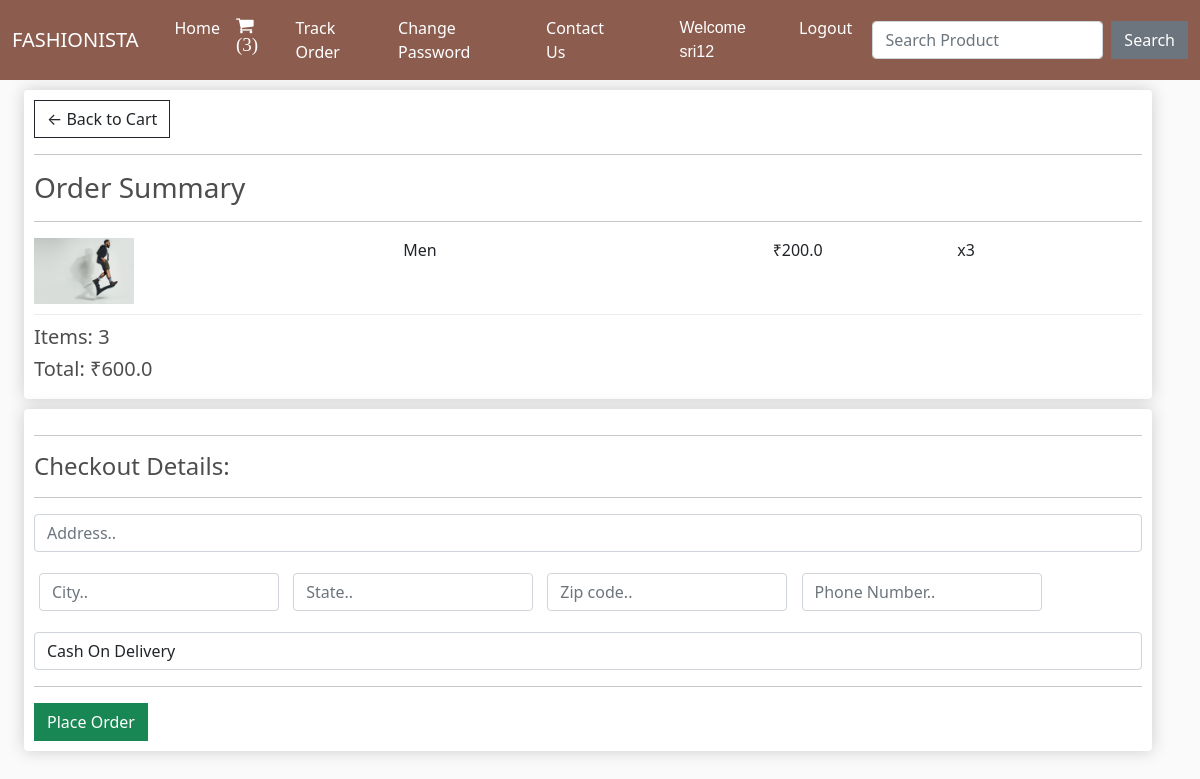
Screenshot of /checkout/ (signed in) with the database file from the repository.
### shop/models.py (models this page shows, shortened)
class OrderItem(models.Model):
    product = models.ForeignKey(Product, on_delete=models.SET_NULL, null=True)
    order = models.ForeignKey(Order, on_delete=models.SET_NULL, null=True)
    quantity = models.IntegerField(default=0)
    date_added = models.DateTimeField(default=now)
    @property
    def get_total(self):
        total = self.product.price * self.quantity
        return total

class Product(models.Model):
    name = models.CharField(max_length=100)
    price = models.FloatField()
    image = models.ImageField(upload_to="", default="")

class Order(models.Model):
    customer = models.ForeignKey(Customer, on_delete=models.SET_NULL, null=True)
    date_ordered = models.DateTimeField(default=now)
    complete = models.BooleanField(default=False)
    @property
    def get_cart_total(self):
        orderitems = self.orderitem_set.all()
        total = sum([item.get_total for item in orderitems])
        return total
    @property
    def get_cart_items(self):
        orderitems = self.orderitem_set.all()
        total = sum([item.quantity for item in orderitems])
        return total

### shop/views.py (the view, shortened to what this page needs)
# urls.py: path("checkout/", views.checkout, name="checkout"),
def checkout(request):
    data = cartData(request)
    items = data['items']
    order = data['order']
    cartItems = data['cartItems']
    total = order.get_cart_total
    return render(request, "checkout.html", {'items':items, 'order':order, 'cartItems':cartItems})

### shop/inherit.py (called while the page is built)
def cartData(request):
    if request.user.is_authenticated:
        customer = request.user.customer
        order, created = Order.objects.get_or_create(customer=customer, complete=False)
        items = order.orderitem_set.all()
        cartItems = order.get_cart_items
    else:
        items = []
        order = {'get_cart_total':0, 'get_cart_items':0}
        cartItems = order['get_cart_items']
    return {'cartItems':cartItems, 'items':items, 'order':order}

### shop/templates/checkout.html (shortened to what this page needs)
{% extends 'base.html' %}
{% load static %}
{% block body %}
<div class="container-fluid row">
    <div class="col-lg-12">
        <div class="box-element">
            <a class="btn btn-outline-dark" href="/cart/">&#x2190; Back to Cart</a>
            <hr>
            <h3>Order Summary</h3>
            <hr>
            {% for item in items %}
            <div class="cart-row">
                <div style="flex:2"><img class="row-image" src="{{item.product.image.url}}"></div>
                <div style="flex:2">
                    <p>{{item.product.name}}</p>
                </div>
                <div style="flex:1">
                    <p>₹{{item.product.price}}</p>
                </div>
                <div style="flex:1">
                    <p>x{{item.quantity}}</p>
                </div>
            </div>
            {% endfor %}
            <h5>Items: {{order.get_cart_items}}</h5>
            <h5>Total: ₹{{order.get_cart_total}}</h5>
        </div>
    </div>
    <div class="col-lg-12">
        <div class="box-element" id="form-wrapper">
            <form method="POST"> {% csrf_token %}
                <div id="shipping-info">
                    <hr>
                    <h4>Checkout Details:</h4>
                    <hr>
                    <div class="">
                        <input class="form-control" type="text" name="address" placeholder="Address.." required>
                    </div>
                    <div class="form-field mt-3">
                        <input class="form-control" type="text" name="city" placeholder="City.." required>
                    </div>
                    <div class="form-field">
                        <input class="form-control" type="text" name="state" placeholder="State.." required>
                    </div>
                    <div class="form-field">
                        <input class="form-control" type="text" name="zipcode" placeholder="Zip code.." required>
                    </div>
                    <div class="form-field">
                        <input class="form-control" type="text" name="phone_number" placeholder="Phone Number.." required>
                    </div>
                    <div class="mt-3">
                        <select name="payment" id="payment" class="form-control mt-3">
                            <option value="Cash On Delivery">Cash On Delivery</option>
                        </select>
                    </div>
                </div>
                <hr>
                <input type="submit" value="Place Order" id="form-button" class="btn btn-success">
            </form>
        </div>
        <br>
    </div>
</div>
{% endblock %}

### shop/templates/base.html (shortened to what this page needs)
<!doctype html>
<html lang="en">
<head>
    <link href="https://cdn.jsdelivr.net/npm/bootstrap@5.0.2/dist/css/bootstrap.min.css" rel="stylesheet"
>
    <link rel="stylesheet" href="https://cdnjs.cloudflare.com/ajax/libs/font-awesome/4.7.0/css/font-awesome.min.css">
</head>
<body>
    <nav class="navbar navbar-expand-lg navbar-dark sticky-top">
        <div class="container-fluid">
            <a class="navbar-brand" href="/">FASHIONISTA</a>
            <div class="collapse navbar-collapse" id="navbarSupportedContent">
                <div class="container w-75">
                <ul class="navbar-nav me-auto mb-2 mb-lg-0">
                    <li class="nav-item">
                        <a class="nav-link active" aria-current="page" href="/">Home</a>
                    </li>
                    {% if request.user.is_authenticated %}
                    <li class="nav-item">
                        <a class="nav-link active" aria-current="page" href="/cart/"><span class=" fa fa-shopping-cart"
                                style="font-size: 19px;"> ({{cartItems}})</span></a>
                    </li>
                    <li class="nav-item">
                        <a class="nav-link active" href="/tracker/">Track Order</a>
                    </li>
                    <li class="nav-item">
                        <a class="nav-link active" href="/change_password/">Change Password</a>
                    </li>
                    <li class="nav-item">
                        <a class="nav-link active" href="/loggedin_contact/">Contact Us</a>
                    </li>
                    {% endif %}
                    {% if not request.user.is_authenticated %}
                    <li class="nav-item">
                        <a class="nav-link active" aria-current="page" href="/register/">Register</a>
                    </li>
                    <li class="nav-item">
                        <a class="nav-link active" aria-current="page" href="/login/">Login</a>
                    </li>
                    <li class="nav-item">
                        <a class="nav-link active" href="/contact/">Contact Us</a>
                    </li>
                    {% else %}
                    <li class="nav-item">
                        <a class="nav-link active" aria-current="page" href="#" style="font-family:'Franklin Gothic Medium', 'Arial Narrow', Arial, sans-serif; font-size: 1rem;">Welcome {{request.user}}</a>
                    </li>
                    <li class="nav-item">
                        <a class="nav-link active" aria-current="page" href="/logout/">Logout</a>
                    </li>
                    {% endif %}
                </ul>
                </div>
                <form class="d-flex" method="POST" action="/search/"> {% csrf_token %}
                    <input class="form-control me-2" type="search" name="search" placeholder="Search Product" aria-label="Search">
                    <button href="/search/" class="btn btn-secondary" type="submit">Search</button>
                </form>
            </div>
        </div>
    </nav>
    {% block body %}
    {% endblock %}
</body>
</html>

### shop/templates/base.html (style rules this page uses)
.navbar { background-color: #8c5d4f; }
body { background-color: hsl(0, 0%, 98%); }
h1, h2, h3, h4, h5, h6 { color: hsl(0, 0%, 30%); }
.box-element { box-shadow: hsl(0, 0%, 80%) 0 0 16px; background-color: #fff; border-radius: 4px; padding: 10px; }
.col-lg-4, .col-lg-6, .col-lg-8, .col-lg-12 { margin-top: 10px; }
.btn { border-radius: 0; }
.row-image { width: 100px; }
.form-field { width: 250px; display: inline-block; padding: 5px; }
.cart-row { display: flex; align-items: flex-stretch; padding-bottom: 10px; margin-bottom: 10px; border-bottom: 1px solid #ececec; }

### rows the page displays
OrderItem: product.image (picture), product.name "Men", product.price "200.0", quantity "3"
Order: get_cart_items "3", get_cart_total "600.0"

### other values shown
{{ cartItems }} "3"
{{ request.user }} "sri12"
